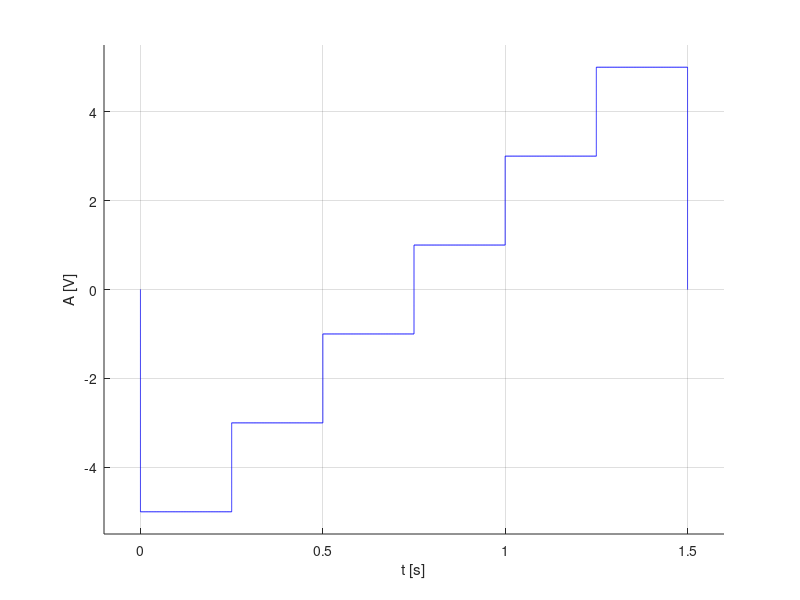

Source code (MATLAB):
%Se va genera un semnal cu rezolutie temporara de 2ms, 20ms
%200ms pentru un semnal continuu de tipul:
%3. Semnal dreptunghiular multinivel, aleator
% Durata fiec?rui nivel: 0,25 s.
% Nivelurile
%a) {-1, 1}
%b) {-3,-1,1,3}
%c) {-5,-3,-1,1,3,5}
%d) {-7,-5,-3,-1,1,3,5,7}

hold on
xlabel('t [s]'),ylabel('A [V]')
%c) nivelurile {-5,-3,-1,1,3,5}
%Rezolutia temporara de 200ms



%y variaza de la 0 la -5
y=0:-0.002:-5;
x=y*0;
plot(x,y,'b')
%nivel -5
x = 0: 0.002: 1/4;
y = -5+0*x;
plot(x, y, 'b'),grid

%x=1/4;y variaza de la -5 la -3
y=-5:0.002:-3;
x=y*0+1/4;
plot(x,y,'b')

%nivel -3
x = 1/4:0.002:1/2;
y=-3+0*x;
plot(x,y,'b')

%x=1/2; y variaza de la -3 la -1
y=-3:0.002:-1;
x=y*0+1/2;
plot(x,y,'b')

%nivel -1
x = 1/2:0.002:3/4;
y=-1+x*0;
plot(x,y,'b')

%x=3/4; y variaza de la -1 la 1
y=-1:0.002:1;
x=y*0+3/4;
plot(x,y,'b')

%nivel 1
x = 3/4:0.002:1;
y=1+x*0;
plot(x,y,'b')

%x=1; y variaza de la 1 la 3;
y=1:0.002:3;
x=y*0+1;
plot(x,y,'b')

%nivel 3
x = 1:0.002:5/4;
y=3+x*0;
plot(x,y,'b')

%x=5/4; y variaza de la 3 la 5
y=3:0.002:5;
x=y*0+5/4;
plot(x,y,'b')

%nivel 5
x = 5/4:0.002:6/4;
y=5+x*0;
plot(x,y,'b')

%x=6/4; y variaza de la 5 la 0
y=5:-0.002:0;
x=y*0+6/4;
plot(x,y,'b')

axis([-0.1 1.6 -5.5 5.5])


%
